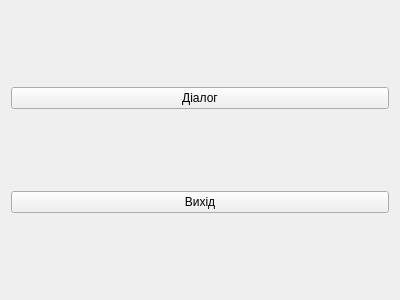
<?xml version="1.0" encoding="UTF-8"?>
<ui version="4.0">
 <class>MainWindow</class>
 <widget class="QMainWindow" name="MainWindow">
  <property name="geometry">
   <rect>
    <x>0</x>
    <y>0</y>
    <width>400</width>
    <height>300</height>
   </rect>
  </property>
  <property name="windowTitle">
   <string>MainWindow</string>
  </property>
  <widget class="QWidget" name="centralWidget">
   <layout class="QVBoxLayout" name="verticalLayout">
    <item>
     <widget class="QPushButton" name="pushButton">
      <property name="text">
       <string>Діалог</string>
      </property>
     </widget>
    </item>
    <item>
     <widget class="QPushButton" name="pushButton_2">
      <property name="text">
       <string>Вихід</string>
      </property>
     </widget>
    </item>
   </layout>
  </widget>
 </widget>
 <layoutdefault spacing="6" margin="11"/>
 <resources/>
 <connections/>
</ui>
